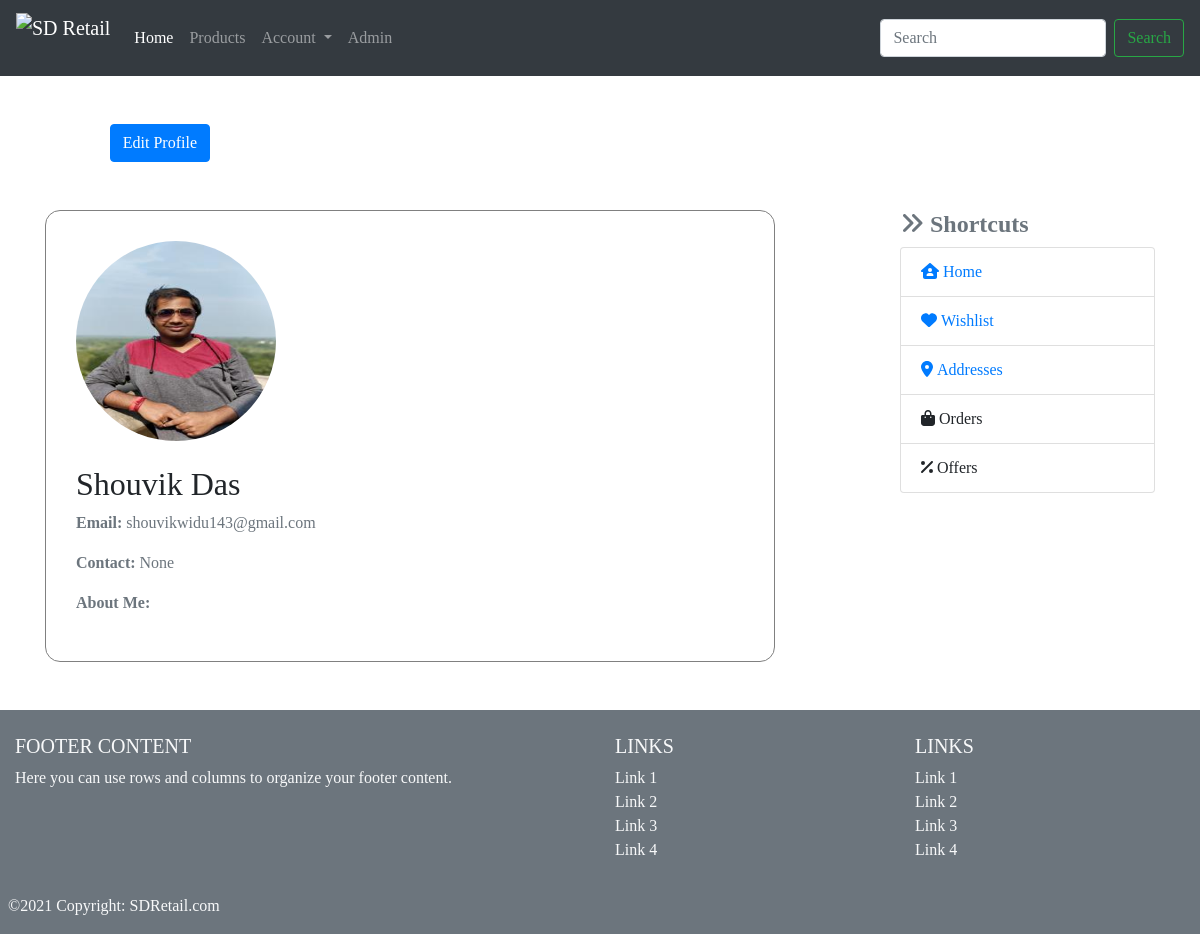
The page /accounts/profile/ (signed in) on the database its author committed.
### accounts/models.py (models this page shows, shortened)
class Profile(models.Model):
    user = models.OneToOneField(User, on_delete=models.CASCADE)
    image = models.ImageField(default='default.jpg', upload_to = user_directory_path)
    phone_number = models.CharField(default="", null= True, blank=True, max_length=15)
    about_me = models.TextField(default="", null= True, blank=True)

### accounts/views.py (the view)
# urls.py: path('profile/', profile, name="profile"),
@login_required
def profile(request):
    profile_data = Profile.objects.filter(user__username = request.user.username)
    context = {
        'profile_data': profile_data
    }
    return render(request, 'accounts/profile.html', context)

### accounts/templates/accounts/profile.html (shortened to what this page needs)
{%extends "home/base.html"%}
{%block content%}
    <a class="btn btn-primary btn-corner ml-5 mt-5" href="{% url 'profile-edit' %}">Edit Profile</a>
    <div class="container mt-5">
        <div class="row">
            <div class= "col-md-8 col-lg-8">
                <div class="content-section" style="border: solid 1px grey; border-radius: 15px; padding: 30px;">
                    {% for profile in profile_data %}
                        <div class="media mr-3" style="display: flex; flex-direction: column;">
                            <div class="media-body">
                            {% if user.socialaccount_set.exists == False %}
                                <img class="rounded-circle account-img" width="200" height="200" src="{{ profile.image.url }}">
                            {% else %}
                                <img class="rounded-circle account-img" width="200" height="200" src="{{ user.socialaccount_set.values.first.extra_data.picture }}">
                            {% endif %}
                            </div>
                            <div class="media-body mt-4">
                                <h2 class="account-heading">{{ profile.user.first_name }}&nbsp;{{ profile.user.last_name }}</h2>
                                <p class="text-secondary"><b>Email: </b>{{ profile.user.email }}</p>
                                <p class="text-secondary"><b>Contact: </b>{{ profile.phone_number }}</p>
                                <p class="text-secondary" style="text-align: justify"><b>About Me: </b>{{ profile.about_me }}</p>
                            </div>
                        </div>
                    {% endfor %}
                </div>
            </div>
            <div class= "col-md-3 col-lg-3 offset-1">
                <h4 class="text-secondary"><i class="fa fa-angle-double-right"></i><b>&nbsp;Shortcuts</b></h4>
                <ul class="list-group">
                    <li class="list-group-item"><a href="{% url 'home' %}"><i class="fas fa-house-user"></i>&nbsp;Home</a></li>
                    <li class="list-group-item"><a href="{% url 'wish_list_url' user.wishlist_by_user.wishlist_name %}"><i class="fas fa-heart"></i>&nbsp;Wishlist</a></li>
                    <li class="list-group-item"><a href="{% url 'addresses' %}"><i class="fas fa-map-marker-alt"></i>&nbsp;Addresses</a></li>
                    <li class="list-group-item"><i class="fas fa-shopping-bag"></i>&nbsp;Orders</li>
                    <li class="list-group-item"><i class="fas fa-percentage"></i>&nbsp;Offers</li>
                </ul>
            </div>
        </div>
    </div>
{%endblock content%}

### static/css/main.css (style rules this page uses)
* { margin: 0; padding: 0; }
body { font-family: Georgia, "Times New Roman", Times, serif; }
.btn-corner { position: relative; left: 4%; }

### rows shown on the page
Profile: image (picture), user.first_name "Shouvik", user.last_name "Das", user.email "shouvikwidu143@gmail.com", phone_number "None"
